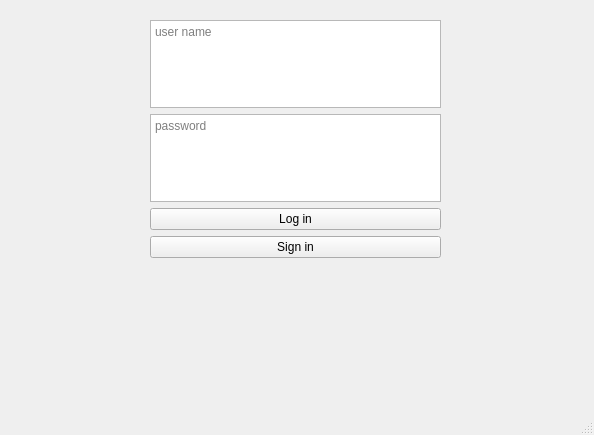
<?xml version="1.0" encoding="UTF-8"?>
<ui version="4.0">
 <class>MainWindow</class>
 <widget class="QMainWindow" name="MainWindow">
  <property name="geometry">
   <rect>
    <x>0</x>
    <y>0</y>
    <width>594</width>
    <height>435</height>
   </rect>
  </property>
  <property name="windowTitle">
   <string>MainWindow</string>
  </property>
  <widget class="QWidget" name="centralwidget">
   <widget class="QWidget" name="gridLayoutWidget">
    <property name="geometry">
     <rect>
      <x>150</x>
      <y>20</y>
      <width>291</width>
      <height>238</height>
     </rect>
    </property>
    <layout class="QGridLayout" name="gridLayout">
     <item row="1" column="0">
      <widget class="QPlainTextEdit" name="passwordInput">
       <property name="documentTitle">
        <string/>
       </property>
       <property name="placeholderText">
        <string>password</string>
       </property>
      </widget>
     </item>
     <item row="0" column="0">
      <widget class="QPlainTextEdit" name="userNameInput">
       <property name="placeholderText">
        <string>user name</string>
       </property>
      </widget>
     </item>
     <item row="2" column="0">
      <widget class="QPushButton" name="logInButton">
       <property name="text">
        <string>Log in</string>
       </property>
      </widget>
     </item>
     <item row="3" column="0">
      <widget class="QPushButton" name="signInButton">
       <property name="text">
        <string>Sign in</string>
       </property>
      </widget>
     </item>
    </layout>
   </widget>
  </widget>
  <widget class="QMenuBar" name="menubar">
   <property name="geometry">
    <rect>
     <x>0</x>
     <y>0</y>
     <width>594</width>
     <height>21</height>
    </rect>
   </property>
  </widget>
  <widget class="QStatusBar" name="statusbar"/>
 </widget>
 <resources/>
 <connections/>
</ui>
